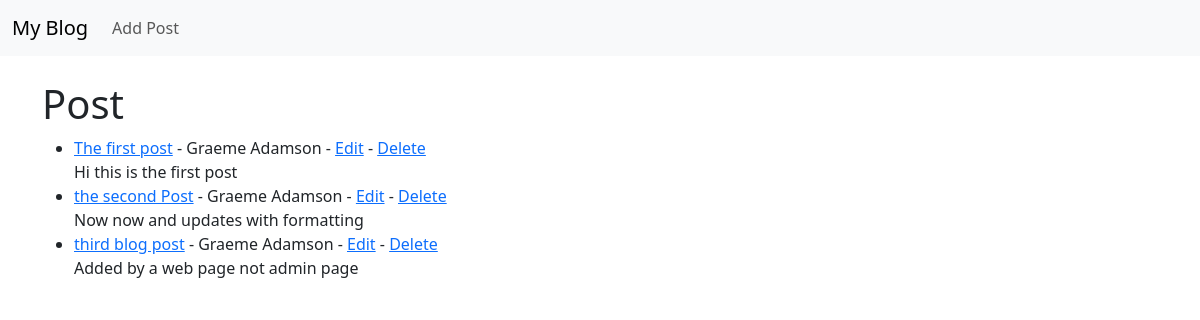
Before: / with the older database file.
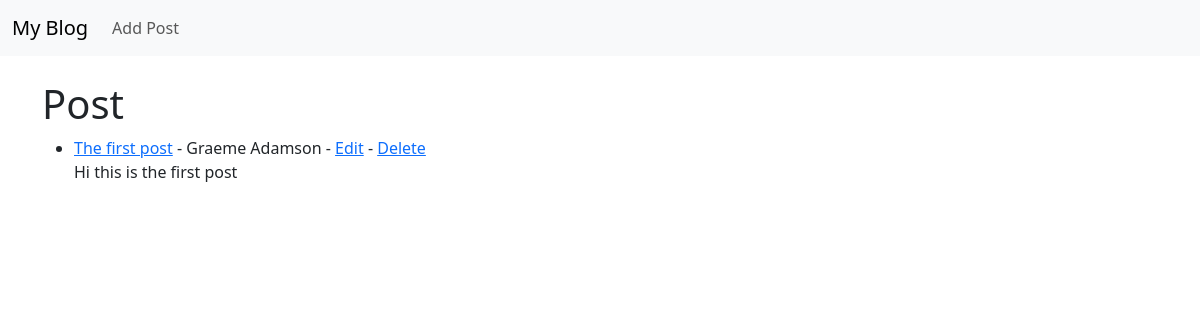
After: the same page with the newer database file.
### theblog/models.py (models this page shows, shortened)
class Post(models.Model):
    title = models.CharField(max_length=255)
    title_tag = models.CharField(max_length=255, default="")
    author = models.ForeignKey(User, on_delete=models.CASCADE)
    body = models.TextField()
    post_date = models.DateField(auto_now_add=True)

### theblog/views.py (the view)
# urls.py: path('', HomeView.as_view(), name="home"),
class HomeView(ListView):
    model = Post
    template_name = 'home.html'
    ordering = ["-post_date"]

### theblog/templates/home.html
{% extends 'base.html' %}
{% block content %}
<h1>Post</h1>
<ul>
    {% for post in object_list %}
        <li>
            <a href="{% url 'article-detail' post.pk %}">{{ post.title }}</a>
            - {{ post.author.first_name }}  {{ post.author.last_name }}
            - <a href="{% url 'update_post' post.pk %}">Edit</a>
            - <a href="{% url 'delete_post' post.pk %}">Delete</a>
            <br>
            {{ post.body }}
        </li>
    {% endfor %}
</ul>
{% endblock %}

### theblog/templates/base.html (shortened to what this page needs)
<!doctype html>
<html lang="en">
  <head>
    <link href="https://cdn.jsdelivr.net/npm/bootstrap@5.3.3/dist/css/bootstrap.min.css" rel="stylesheet">
  </head>
  <body>
    <nav class="navbar navbar-expand-lg bg-dark bg-body-tertiary">
        <div class="container-fluid">
          <a class="navbar-brand" href="{% url 'home' %}">My Blog</a>
          <div class="collapse navbar-collapse" id="navbarSupportedContent">
            <ul class="navbar-nav me-auto mb-2 mb-lg-0">
              <li class="nav-item">
                <a class="nav-link" href="{% url 'add_post' %}">Add Post</a>
              </li>
            </ul>
          </div>
        </div>
      </nav>
    <br>
    <div class="container">
    {% block content %}
    {% endblock %}
    </div>
  </body>
</html>

Changed rows visible on the page:
removed Post: title "the second Post", author.first_name "Graeme", author.last_name "Adamson", body "Now now and updates with formatting"
removed Post: title "third blog post", author.first_name "Graeme", author.last_name "Adamson", body "Added by a web page not admin page"
